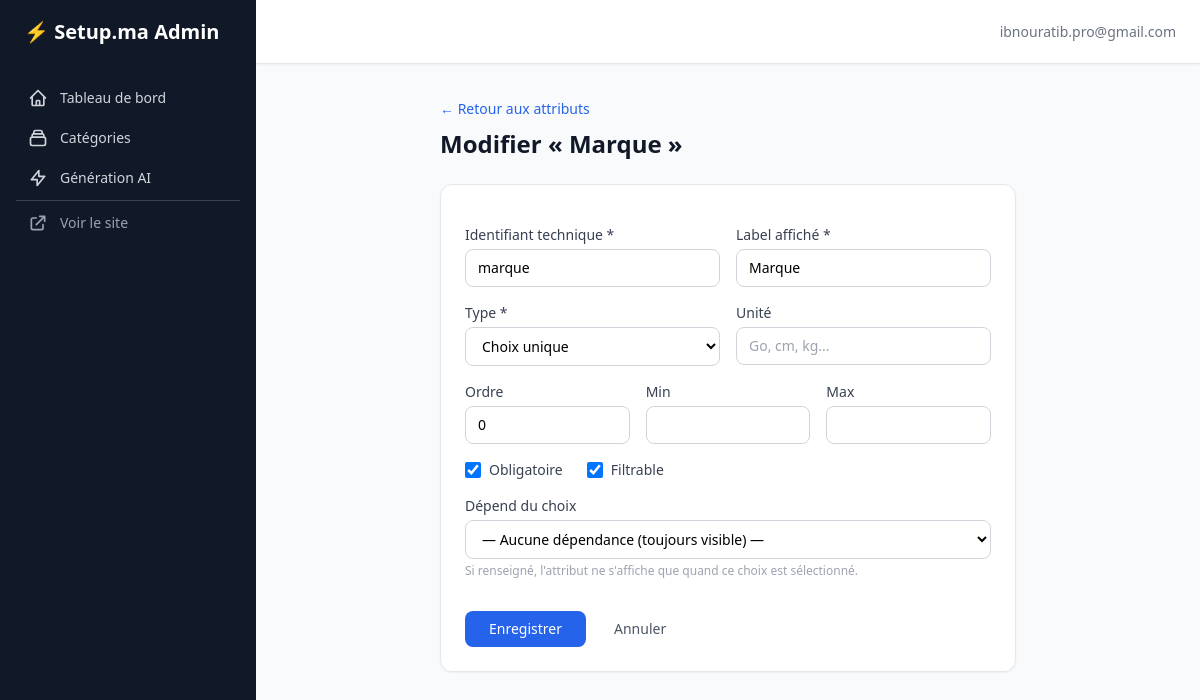
/admin-panel/attributes/94/edit/ (signed in), run on the app's committed database.
### accounts/models.py (models this page shows, shortened)
class User(AbstractBaseUser, PermissionsMixin, TimeStampedModel):
    USER_TYPE_CHOICES = [
        ('particulier', 'Particulier'),
        ('boutique', 'Boutique'),
    ]
    email = models.EmailField(unique=True, verbose_name="Adresse email")
    phone_whatsapp = models.CharField(max_length=20, blank=True, verbose_name="WhatsApp")
    first_name = models.CharField(max_length=150, blank=True, verbose_name="Prénom")
    last_name = models.CharField(max_length=150, blank=True, verbose_name="Nom")
    user_type = models.CharField(max_length=20, choices=USER_TYPE_CHOICES, verbose_name="Type")
    is_active = models.BooleanField(default=True)
    is_staff = models.BooleanField(default=False)
    date_joined = models.DateTimeField(auto_now_add=True)
    objects = CustomUserManager()
    USERNAME_FIELD = 'email'
    REQUIRED_FIELDS = []
    class Meta:
        verbose_name = "Utilisateur"
        verbose_name_plural = "Utilisateurs"

### catalog/models.py (models this page shows, shortened)
class AttributeDefinition(TimeStampedModel):
    ATTRIBUTE_TYPES = [
        ('INT', 'Entier'),
        ('DECIMAL', 'Décimal'),
        ('CHOICE', 'Choix unique'),
        ('MULTI_CHOICE', 'Choix multiple'),
        ('BOOLEAN', 'Booléen'),
        ('TEXT_SHORT', 'Texte court'),
    ]
    category = models.ForeignKey(
        Category,
        on_delete=models.CASCADE,
        related_name='attributes',
        verbose_name="Catégorie",
    )
    name = models.CharField(max_length=255, verbose_name="Nom")
    label_fr = models.CharField(max_length=255, verbose_name="Label (FR)")
    attribute_type = models.CharField(
        max_length=20,
        choices=ATTRIBUTE_TYPES,
        verbose_name="Type",
    )
    required = models.BooleanField(default=False, verbose_name="Obligatoire")
    filterable = models.BooleanField(default=False, verbose_name="Filtrable")
    min_value = models.DecimalField(
        max_digits=10, decimal_places=2, null=True, blank=True, verbose_name="Valeur min",
    )
    max_value = models.DecimalField(
        max_digits=10, decimal_places=2, null=True, blank=True, verbose_name="Valeur max",
    )
    order = models.PositiveIntegerField(default=0, verbose_name="Ordre")
    unit = models.CharField(max_length=20, blank=True, verbose_name="Unité")
    depends_on_choice = models.ForeignKey(
        'AttributeChoice',
        on_delete=models.CASCADE,
        null=True,
        blank=True,
        related_name='dependent_attributes',
        verbose_name="Dépend du choix",
        help_text="Si renseigné, cet attribut n'apparaît que quand ce choix est sélectionné",
    )
    class Meta:
        verbose_name = "Définition d'attribut"
        verbose_name_plural = "Définitions d'attributs"
        ordering = ['order', 'name']

### adminpanel/views.py (the view, shortened to what this page needs)
# urls.py: path('attributes/<int:pk>/edit/', views.AttributeEditView.as_view(), name='attribute-edit'),
class AttributeEditView(StaffRequiredMixin, View):
    def get(self, request, pk):
        attr = get_object_or_404(AttributeDefinition, pk=pk)
        available_choices = self._get_available_choices(attr.category)
        return render(request, 'adminpanel/attributes/form.html', {
            'category': attr.category,
            'attribute': attr,
            'available_choices': available_choices,
            'title': f'Modifier « {attr.label_fr} »',
        })
    def _get_available_choices(self, category):
        cat_ids = [category.pk]
        if category.parent:
            cat_ids.append(category.parent.pk)
        return AttributeChoice.objects.filter(
            attribute__category_id__in=cat_ids,
            attribute__attribute_type__in=['CHOICE', 'MULTI_CHOICE'],
        ).select_related('attribute').order_by('attribute__name', 'order')

### adminpanel/views.py (called while the page is built)
    def test_func(self):
        return self.request.user.is_authenticated and self.request.user.is_staff

### adminpanel/templates/adminpanel/attributes/form.html (shortened to what this page needs)
{% extends "adminpanel/base.html" %}
{% block content %}
<div class="max-w-xl mx-auto">
    <a href="{% url 'adminpanel:attribute-list' cat_pk=category.pk %}" class="text-sm text-blue-600 hover:text-blue-800">&larr; Retour aux attributs</a>
    <h1 class="text-2xl font-bold text-gray-900 mt-2 mb-6">{{ title }}</h1>
    <form method="post" class="bg-white rounded-xl shadow-sm border border-gray-200 p-6 space-y-4">
        <div class="grid grid-cols-2 gap-4">
            <div>
                <label for="name" class="block text-sm font-medium text-gray-700 mb-1">Identifiant technique *</label>
                <input type="text" name="name" id="name" required
                       value="{{ attribute.name|default:'' }}"
                       class="w-full px-3 py-2 border border-gray-300 rounded-lg text-sm focus:outline-none focus:ring-2 focus:ring-blue-500"
                       placeholder="ram_size">
            </div>
            <div>
                <label for="label_fr" class="block text-sm font-medium text-gray-700 mb-1">Label affiché *</label>
                <input type="text" name="label_fr" id="label_fr" required
                       value="{{ attribute.label_fr|default:'' }}"
                       class="w-full px-3 py-2 border border-gray-300 rounded-lg text-sm focus:outline-none focus:ring-2 focus:ring-blue-500"
                       placeholder="Taille de la RAM">
            </div>
        </div>
        <div class="grid grid-cols-2 gap-4">
            <div>
                <label for="attribute_type" class="block text-sm font-medium text-gray-700 mb-1">Type *</label>
                <select name="attribute_type" id="attribute_type" required
                        class="w-full px-3 py-2 border border-gray-300 rounded-lg text-sm bg-white focus:outline-none focus:ring-2 focus:ring-blue-500">
                    <option value="CHOICE" {% if attribute.attribute_type == 'CHOICE' %}selected{% endif %}>Choix unique</option>
                </select>
            </div>
            <div>
                <label for="unit" class="block text-sm font-medium text-gray-700 mb-1">Unité</label>
                <input type="text" name="unit" id="unit"
                       value="{{ attribute.unit|default:'' }}"
                       class="w-full px-3 py-2 border border-gray-300 rounded-lg text-sm focus:outline-none focus:ring-2 focus:ring-blue-500"
                       placeholder="Go, cm, kg...">
            </div>
        </div>
        <div class="grid grid-cols-3 gap-4">
            <div>
                <label for="order" class="block text-sm font-medium text-gray-700 mb-1">Ordre</label>
                <input type="number" name="order" id="order" min="0"
                       value="{{ attribute.order|default:'0' }}"
                       class="w-full px-3 py-2 border border-gray-300 rounded-lg text-sm focus:outline-none focus:ring-2 focus:ring-blue-500">
            </div>
            <div>
                <label for="min_value" class="block text-sm font-medium text-gray-700 mb-1">Min</label>
                <input type="number" name="min_value" id="min_value" step="0.01"
                       value="{{ attribute.min_value|default:'' }}"
                       class="w-full px-3 py-2 border border-gray-300 rounded-lg text-sm focus:outline-none focus:ring-2 focus:ring-blue-500">
            </div>
            <div>
                <label for="max_value" class="block text-sm font-medium text-gray-700 mb-1">Max</label>
                <input type="number" name="max_value" id="max_value" step="0.01"
                       value="{{ attribute.max_value|default:'' }}"
                       class="w-full px-3 py-2 border border-gray-300 rounded-lg text-sm focus:outline-none focus:ring-2 focus:ring-blue-500">
            </div>
        </div>
        <div class="flex items-center gap-6">
            <label class="flex items-center gap-2">
                <input type="checkbox" name="required" {% if attribute.required %}checked{% endif %}
                       class="w-4 h-4 text-blue-600 rounded border-gray-300">
                <span class="text-sm text-gray-700">Obligatoire</span>
            </label>
            <label class="flex items-center gap-2">
                <input type="checkbox" name="filterable" {% if attribute.filterable %}checked{% endif %}
                       class="w-4 h-4 text-blue-600 rounded border-gray-300">
                <span class="text-sm text-gray-700">Filtrable</span>
            </label>
        </div>
        <div>
            <label for="depends_on_choice" class="block text-sm font-medium text-gray-700 mb-1">Dépend du choix</label>
            <select name="depends_on_choice" id="depends_on_choice"
                    class="w-full px-3 py-2 border border-gray-300 rounded-lg text-sm bg-white focus:outline-none focus:ring-2 focus:ring-blue-500">
                <option value="">— Aucune dépendance (toujours visible) —</option>
            </select>
            <p class="text-xs text-gray-400 mt-1">Si renseigné, l'attribut ne s'affiche que quand ce choix est sélectionné.</p>
        </div>
        <div class="flex items-center gap-3 pt-4">
            <button type="submit" class="px-6 py-2 bg-blue-600 hover:bg-blue-700 text-white text-sm font-medium rounded-lg transition-colors">
                {% if attribute %}Enregistrer{% else %}Créer{% endif %}
            </button>
            <a href="{% url 'adminpanel:attribute-list' cat_pk=category.pk %}" class="px-4 py-2 text-sm text-gray-600 hover:text-gray-800">Annuler</a>
        </div>
    </form>
</div>
{% endblock %}

### adminpanel/templates/adminpanel/base.html (shortened to what this page needs)
<!DOCTYPE html>
<html lang="fr" class="h-full bg-gray-50">
<head>
    <script src="https://cdn.tailwindcss.com"></script>
</head>
<body class="h-full">
    <div class="min-h-full">
        <div class="flex">
            <aside class="hidden lg:flex lg:flex-col lg:w-64 lg:fixed lg:inset-y-0 bg-gray-900">
                <div class="flex items-center h-16 px-6">
                    <a href="{% url 'adminpanel:dashboard' %}" class="text-white text-xl font-bold">
                        ⚡ Setup.ma Admin
                    </a>
                </div>
                <nav class="flex-1 px-4 py-4 space-y-1">
                    <a href="{% url 'adminpanel:dashboard' %}"
                       class="flex items-center px-3 py-2 text-sm font-medium rounded-lg {% if request.resolver_match.url_name == 'dashboard' %}bg-gray-800 text-white{% else %}text-gray-300 hover:bg-gray-800 hover:text-white{% endif %}">
                        <svg class="w-5 h-5 mr-3" fill="none" stroke="currentColor" viewBox="0 0 24 24"><path stroke-linecap="round" stroke-linejoin="round" stroke-width="2" d="M3 12l2-2m0 0l7-7 7 7M5 10v10a1 1 0 001 1h3m10-11l2 2m-2-2v10a1 1 0 01-1 1h-3m-6 0a1 1 0 001-1v-4a1 1 0 011-1h2a1 1 0 011 1v4a1 1 0 001 1m-6 0h6"/></svg>
                        Tableau de bord
                    </a>
                    <a href="{% url 'adminpanel:category-list' %}"
                       class="flex items-center px-3 py-2 text-sm font-medium rounded-lg {% if 'categor' in request.resolver_match.url_name %}bg-gray-800 text-white{% else %}text-gray-300 hover:bg-gray-800 hover:text-white{% endif %}">
                        <svg class="w-5 h-5 mr-3" fill="none" stroke="currentColor" viewBox="0 0 24 24"><path stroke-linecap="round" stroke-linejoin="round" stroke-width="2" d="M19 11H5m14 0a2 2 0 012 2v6a2 2 0 01-2 2H5a2 2 0 01-2-2v-6a2 2 0 012-2m14 0V9a2 2 0 00-2-2M5 11V9a2 2 0 012-2m0 0V5a2 2 0 012-2h6a2 2 0 012 2v2M7 7h10"/></svg>
                        Catégories
                    </a>
                    <a href="{% url 'adminpanel:ai-generate' %}"
                       class="flex items-center px-3 py-2 text-sm font-medium rounded-lg {% if 'ai' in request.resolver_match.url_name %}bg-gray-800 text-white{% else %}text-gray-300 hover:bg-gray-800 hover:text-white{% endif %}">
                        <svg class="w-5 h-5 mr-3" fill="none" stroke="currentColor" viewBox="0 0 24 24"><path stroke-linecap="round" stroke-linejoin="round" stroke-width="2" d="M13 10V3L4 14h7v7l9-11h-7z"/></svg>
                        Génération AI
                    </a>
                    <hr class="my-4 border-gray-700">
                    <a href="{% url 'home' %}" class="flex items-center px-3 py-2 text-sm font-medium text-gray-400 rounded-lg hover:bg-gray-800 hover:text-white">
                        <svg class="w-5 h-5 mr-3" fill="none" stroke="currentColor" viewBox="0 0 24 24"><path stroke-linecap="round" stroke-linejoin="round" stroke-width="2" d="M10 6H6a2 2 0 00-2 2v10a2 2 0 002 2h10a2 2 0 002-2v-4M14 4h6m0 0v6m0-6L10 14"/></svg>
                        Voir le site
                    </a>
                </nav>
            </aside>
            <div class="lg:pl-64 flex flex-col flex-1">
                <header class="sticky top-0 z-10 flex h-16 items-center gap-4 border-b bg-white px-6 shadow-sm">
                    <span class="text-sm text-gray-500">{{ request.user.email }}</span>
                </header>
                <main class="flex-1 px-6 py-8">
                    {% block content %}{% endblock %}
                </main>
            </div>
        </div>
    </div>
</body>
</html>

### data on the page
User: user.email "ibnouratib.pro@gmail.com"
AttributeDefinition: name "marque", label_fr "Marque", attribute_type "Choix unique", order "0", required "☑", filterable "☑"

### other printed values
{{ title }} "Modifier « Marque »"
